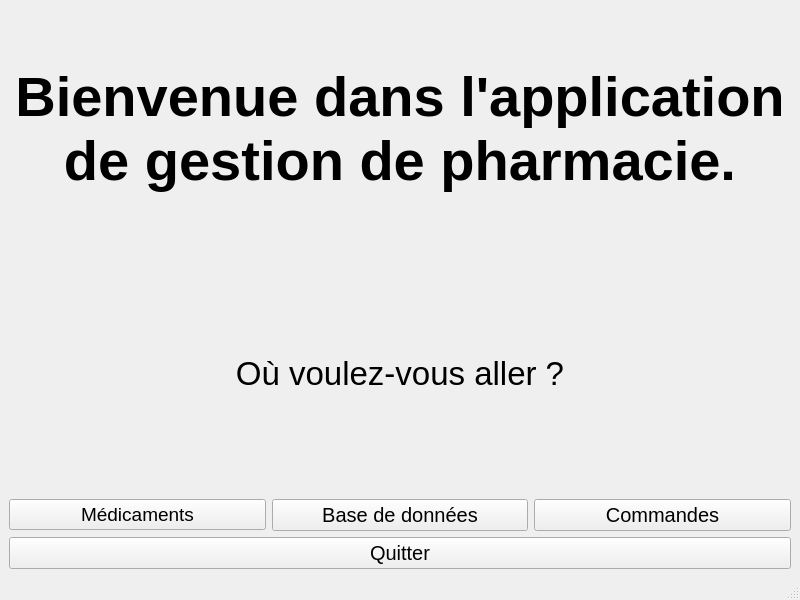
<?xml version="1.0" encoding="UTF-8"?>
<ui version="4.0">
 <class>Accueil</class>
 <widget class="QMainWindow" name="Accueil">
  <property name="geometry">
   <rect>
    <x>0</x>
    <y>0</y>
    <width>800</width>
    <height>600</height>
   </rect>
  </property>
  <property name="windowTitle">
   <string>PharmacieManager - Accueil</string>
  </property>
  <widget class="QWidget" name="centralwidget">
   <layout class="QVBoxLayout" name="verticalLayout">
    <item>
     <widget class="QLabel" name="Bienvenue">
      <property name="font">
       <font>
        <pointsize>42</pointsize>
        <bold>true</bold>
       </font>
      </property>
      <property name="text">
       <string>Bienvenue dans l'application de gestion de pharmacie.</string>
      </property>
      <property name="textFormat">
       <enum>Qt::TextFormat::AutoText</enum>
      </property>
      <property name="alignment">
       <set>Qt::AlignmentFlag::AlignCenter</set>
      </property>
      <property name="wordWrap">
       <bool>true</bool>
      </property>
      <property name="textInteractionFlags">
       <set>Qt::TextInteractionFlag::NoTextInteraction</set>
      </property>
     </widget>
    </item>
    <item>
     <widget class="QLabel" name="QueFaire">
      <property name="font">
       <font>
        <pointsize>25</pointsize>
       </font>
      </property>
      <property name="text">
       <string>Où voulez-vous aller ?</string>
      </property>
      <property name="alignment">
       <set>Qt::AlignmentFlag::AlignCenter</set>
      </property>
     </widget>
    </item>
    <item>
     <layout class="QHBoxLayout" name="horizontalLayout">
      <item>
       <widget class="QPushButton" name="Medicaments">
        <property name="font">
         <font>
          <pointsize>14</pointsize>
         </font>
        </property>
        <property name="text">
         <string>Médicaments</string>
        </property>
       </widget>
      </item>
      <item>
       <widget class="QPushButton" name="BaseDeDonnees">
        <property name="font">
         <font>
          <pointsize>15</pointsize>
         </font>
        </property>
        <property name="text">
         <string>Base de données</string>
        </property>
       </widget>
      </item>
      <item>
       <widget class="QPushButton" name="Commandes">
        <property name="enabled">
         <bool>true</bool>
        </property>
        <property name="font">
         <font>
          <pointsize>15</pointsize>
         </font>
        </property>
        <property name="text">
         <string>Commandes</string>
        </property>
        <property name="autoDefault">
         <bool>false</bool>
        </property>
        <property name="default">
         <bool>false</bool>
        </property>
        <property name="flat">
         <bool>false</bool>
        </property>
       </widget>
      </item>
     </layout>
    </item>
    <item>
     <widget class="QPushButton" name="Quitter">
      <property name="font">
       <font>
        <pointsize>15</pointsize>
       </font>
      </property>
      <property name="text">
       <string>Quitter</string>
      </property>
     </widget>
    </item>
   </layout>
  </widget>
  <widget class="QStatusBar" name="statusbar"/>
 </widget>
 <resources/>
 <connections/>
</ui>
